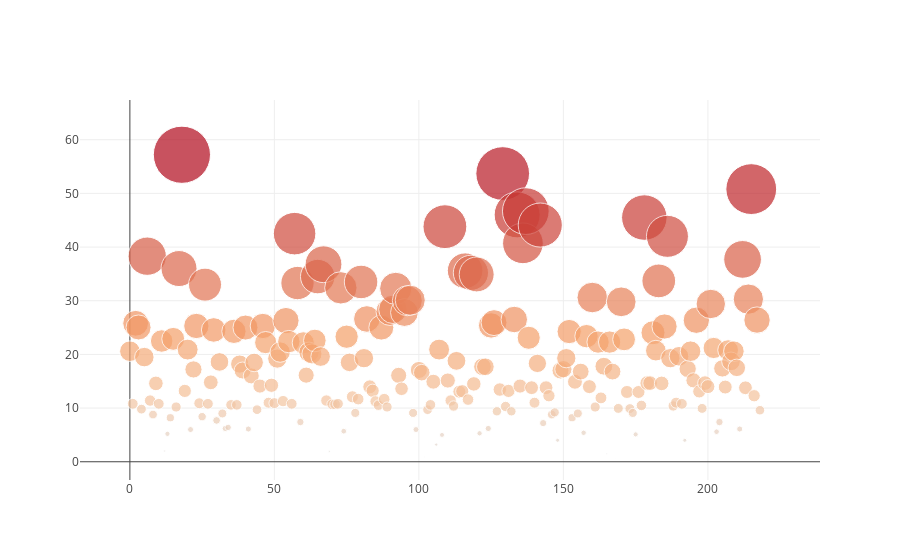

Source (notebook cell):
### Code cell
%matplotlib inline
years = ["2010","2011","2012","2013","2014"]


trace = go.Scatter(
    y = initial_df["2010"],
    mode = 'markers',
    marker= dict(
        color = initial_df["2010"].values,
        size=initial_df["2010"].values
    ),
    text=initial_df.index
)
data = [trace]
py.iplot(data, filename='basic-scatter')

### Figure 1 — Plotly figure (JSON) as saved in the notebook; plotly's stock layout.template omitted (floating-point values rounded to 4 significant figures; data arrays with more than 128 entries replaced by an {"elided": "..."} marker saying what was removed)
{"data": [{"marker": {"color": {"elided": "219 float values"}, "size": {"elided": "219 float values"}}, "mode": "markers", "text": {"elided": "219 str values"}, "type": "scatter", "y": {"elided": "219 float values"}}], "layout": {}}
